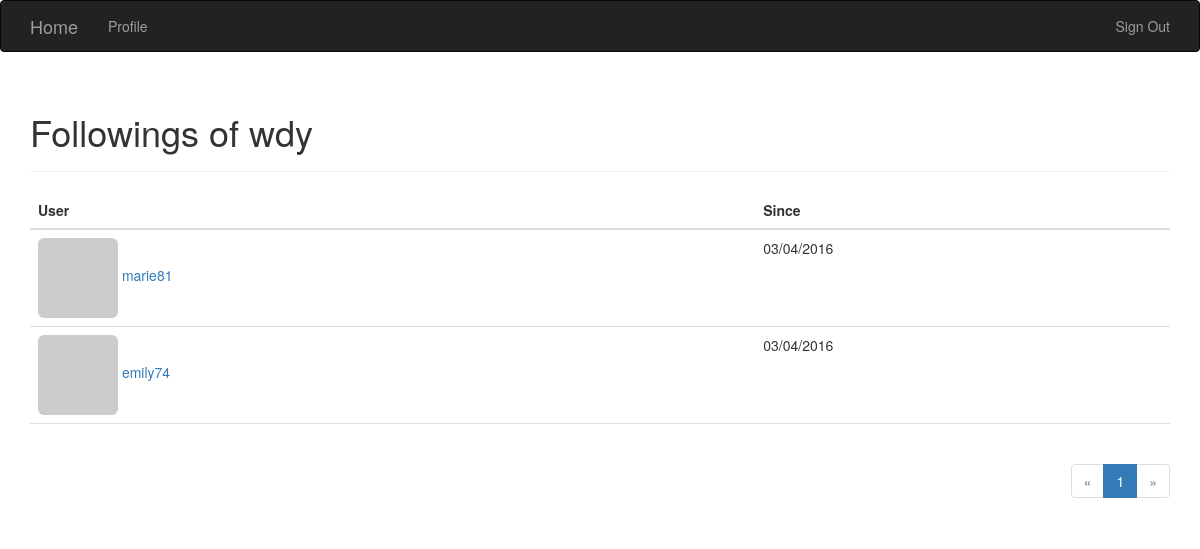
Page /followings/wdy (signed in) on the committed database.
### flasky.py (models this page shows, shortened)
class User(UserMixin, db.Model):
    __tablename__ = 'users'
    id = db.Column(db.Integer, primary_key=True)
    email = db.Column(db.String(64), unique=True, index=True)
    username = db.Column(db.String(64), unique=True)
    password_hash = db.Column(db.String(128))
    role_id = db.Column(db.Integer, db.ForeignKey('roles.id'))
    confirmed = db.Column(db.Boolean, default=False)
    location = db.Column(db.String(64))
    about_me = db.Column(db.Text())
    member_since = db.Column(db.DateTime(), default=datetime.utcnow)
    last_seen = db.Column(db.DateTime(), default=datetime.utcnow)
    avatar_hash = db.Column(db.String(32))#email md5
    posts = db.relationship('Post', backref='author', lazy='dynamic')
    followed = db.relationship('Follow',
                               foreign_keys=[Follow.follower_id],
                               backref=db.backref('follower', lazy='joined'),
                               lazy='dynamic',
                               cascade='all, delete-orphan')
    followers = db.relationship('Follow', foreign_keys=[Follow.followed_id],
                                backref=db.backref('followed', lazy='joined'),
                                lazy='dynamic',
                                cascade='all, delete-orphan')
    comments = db.relationship('Comment', backref='author', lazy='dynamic')
    @property
    def password(self):
        raise AttributeError('password is not a readable attribute')
    def can(self, permissions):
        return self.role is not None and (self.role.permissions & permissions) == permissions
    def gravatar(self, size=100, default='identicon', rating='g'):
        if request.is_secure:
            url = 'https://secure.gravatar.com/avatar'
        else:
            url = 'https://www.gravatar.com/avatar'
        hash = hashlib.md5(self.email.encode('utf-8')).hexdigest()
        return '{url}/{hash}?s={size}&d={default}&r={rating}'.format(
            url=url, hash=hash, size=size, default=default, rating=rating)

class Follow(db.Model):
    __tablename__ = 'follows'
    follower_id = db.Column(db.Integer, db.ForeignKey('users.id'),
                            primary_key=True)
    followed_id = db.Column(db.Integer, db.ForeignKey('users.id'),
                            primary_key=True)
    timestamp = db.Column(db.DateTime, default=datetime.utcnow)

### flasky.py (the view)
@app.route('/followings/<username>')
@login_required
def followings(username):
    user = User.query.filter_by(username=username).first()
    if user is None:
        flash('Invalid user')
        return redirect(url_for('index'))
    page = request.args.get('page', 1, type=int)
    pagination = user.followed.paginate(
        page, per_page=current_app.config['FLASKY_FOLLOWERS_PER_PAGE'],
        error_out=False)
    followings = [{'user': item.followed, 'timestamp': item.timestamp}
                 for item in pagination.items]
    return render_template('followings.html', user=user, title="Followings of",
                           endpoint='followings', pagination=pagination,
                           followings=followings)

### flasky.py (called while the page is built)
@login_manager.user_loader
def load_user(user_id):
    return User.query.get(user_id)

@app.context_processor
def inject_permissions():
    return dict(Permission=Permission)

### templates/followings.html (shortened to what this page needs)
{% extends "base.html" %}
{% import "_macros.html" as macros %}
{% block page_content %}
<div class="page-header">
    <h1>{{ title }} {{ user.username }}</h1>
</div>
<table class="table table-hover followers">
    <thead><tr><th>User</th><th>Since</th></tr></thead>
    {% for follow in followings %}
        {% if follow.user.username != user.username %}
    <tr>
        <td>
            <a href="{{ url_for('user', username = follow.user.username) }}">
                <img class="img-rounded" src="{{ follow.user.gravatar(size=32) }}">
                {{ follow.user.username }}
            </a>
        </td>
        <td>{{ moment(follow.timestamp).format('L') }}</td>
    </tr>
        {% endif %}
    {% endfor %}
</table>
<div class="pagination">
    {{ macros.pagination_widget(pagination, endpoint, username = user.username) }}
</div>
{% endblock %}

### static/styles.css (style rules this page uses)
div.pagination { width: 100%; text-align: right; padding: 0px; margin: 0px; }
.table.followers tr { border-bottom: 1px solid #e0e0e0; }

### rows in the picture
User: username "wdy"
User: user.username "marie81"
Follow: timestamp "03/04/2016"
User: user.username "emily74"
Follow: timestamp "03/04/2016"

### other values in the picture
{{ title }} "Followings of"
{{ p }} "1"
